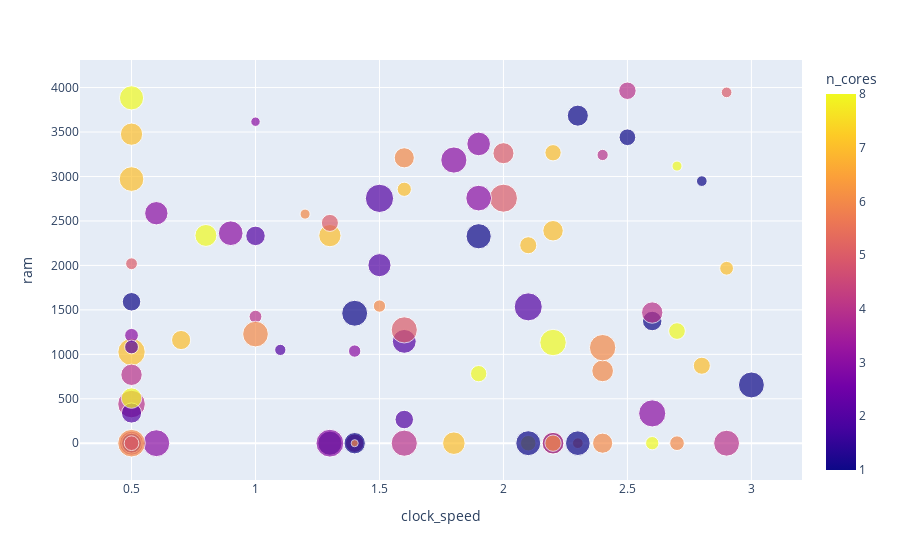

Write notebook code for a chart like this one.
### Code cell
#Scatterplot
import plotly.express as px
fig = px.scatter(mobile_data_raw[:100],
          x='clock_speed',
          y='ram',
          color='n_cores',
          size='int_memory')

fig.show()

### Figure 1 — Plotly figure (JSON) as saved in the notebook; plotly's stock layout.template omitted (floating-point values rounded to 4 significant figures)
{"data": [{"hovertemplate": "clock_speed=%{x}<br>ram=%{y}<br>int_memory=%{marker.size}<br>n_cores=%{marker.color}<extra></extra>", "legendgroup": "", "marker": {"color": [4, 4, 1, 6, 7, 4, 8, 8, 7, 7, 4, 3, 3, 2, 3, 6, 2, 4, 6, 1, 5, 5, 1, 8, 8, 6, 7, 1, 4, 5, 2, 6, 6, 6, 2, 8, 7, 4, 7, 2, 2, 3, 6, 6, 6, 3, 1, 2, 6, 7, 5, 7, 2, 7, 1, 8, 2, 1, 1, 4, 3, 7, 8, 4, 1, 7, 3, 6, 3, 2, 8, 7, 3, 5, 5, 7, 7, 1, 5, 3, 5, 3, 1, 4, 1, 4, 6, 1, 5, 1, 7, 3, 8, 7, 3, 2, 6, 3, 5, 1], "coloraxis": "coloraxis", "size": [60, 45, 27, 17, 37, 53, 38, 21, 33, 39, 27, 54, 48, 31, 12, 9, 10, 24, 25, 22, 62, 35, 50, 55, 19, 32, 39, 36, 13, 35, 42, 8, 37, 55, 45, 22, 59, 36, 16, 27, 30, 44, 32, 4, 35, 15, 53, 36, 12, 15, 40, 20, 63, 29, 30, 8, 32, 35, 63, 54, 16, 40, 46, 37, 46, 21, 57, 60, 48, 62, 33, 48, 37, 11, 9, 23, 11, 35, 17, 43, 54, 52, 14, 10, 48, 36, 52, 49, 7, 53, 60, 58, 14, 23, 61, 15, 21, 7, 23, 9], "sizemode": "area", "sizeref": 0.1575, "symbol": "circle"}, "mode": "markers", "name": "", "orientation": "v", "showlegend": false, "type": "scatter", "x": [0.5, 0.5, 0.5, 2.7, 2.2, 2.9, 0.8, 1.9, 2.2, 0.5, 1.4, 1.8, null, 0.5, 1.4, 2.3, 1.1, 2.5, null, 2.5, 2, null, 1.9, 2.2, 2.1, 1.6, 1.3, 1.4, 1, 2, 1.5, 1.2, 2.4, 2.4, 1.6, 2.7, 0.5, 0.5, 1.6, 1.6, 1, 1.9, 2.4, 1.4, null, 0.5, 1.4, null, 1.5, 2.9, null, null, 1.5, 0.7, 2.6, 2.7, 0.5, null, null, 1.6, null, 1.8, 0.5, null, 1.3, 2.2, 0.6, 0.5, 0.9, 2.1, 0.5, 0.5, 2.2, 0.5, 2.9, 2.8, 1.4, 2.3, 0.5, 0.6, 1.6, 1.9, null, 2.4, 2.3, 2.6, 1, 2.1, null, 3, null, 2.6, 2.6, 2.1, 1.3, 0.5, 2.2, 1, 1.3, 2.8], "xaxis": "x", "y": [441, 1, 1591, 1, 1, 1, 2337, 783, 2390, 3476, 1, 3185, 2048, 1, 1037, 1, 1050, 3964, 1043, 3441, 2756, 3169, 2328, 1133, 1, 3210, 2335, 1, 1424, 3262, 2003, 2577, 814, 1075, 1146, 1262, 1027, 770, 2856, 267, 2332, 3366, 1, 1, 2367, 1214, 1462, 1, 1543, 1968, 1, 1, 2754, 1161, 1375, 3117, 340, 1973, 1, 1, 1, 1, 3884, null, 1, 3267, 1, 1, 2362, 1534, 508, 2971, 1, 2019, 3946, 872, null, 3684, 1, 2587, 1275, 2757, 2439, 3242, 1, 1470, 1228, 1, 1, 656, 3142, 336, 1, 2227, 1, 1083, 1, 3616, 2478, 2948], "yaxis": "y"}], "layout": {"coloraxis": {"colorbar": {"title": {"text": "n_cores"}}, "colorscale": [[0, "#0d0887"], [0.1111, "#46039f"], [0.2222, "#7201a8"], [0.3333, "#9c179e"], [0.4444, "#bd3786"], [0.5556, "#d8576b"], [0.6667, "#ed7953"], [0.7778, "#fb9f3a"], [0.8889, "#fdca26"], [1, "#f0f921"]]}, "legend": {"itemsizing": "constant", "tracegroupgap": 0}, "margin": {"t": 60}, "xaxis": {"anchor": "y", "domain": [0, 1], "title": {"text": "clock_speed"}}, "yaxis": {"anchor": "x", "domain": [0, 1], "title": {"text": "ram"}}}}
